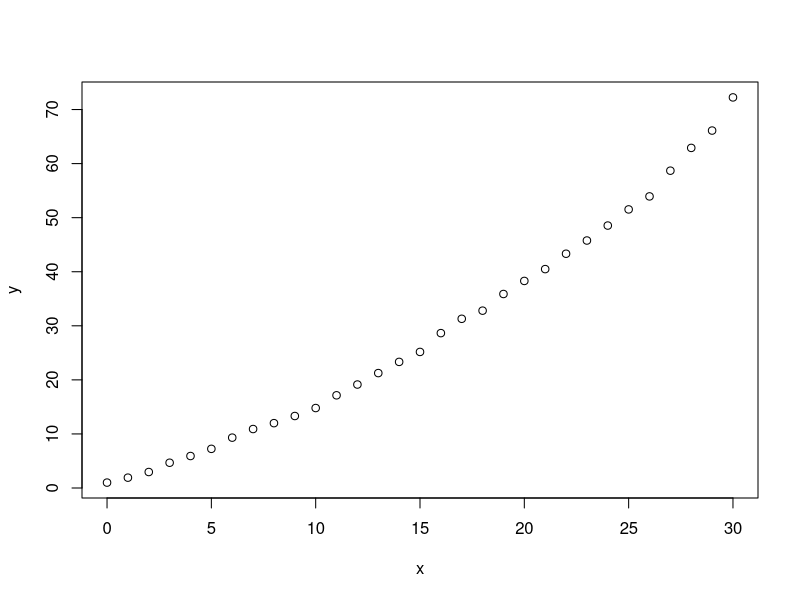
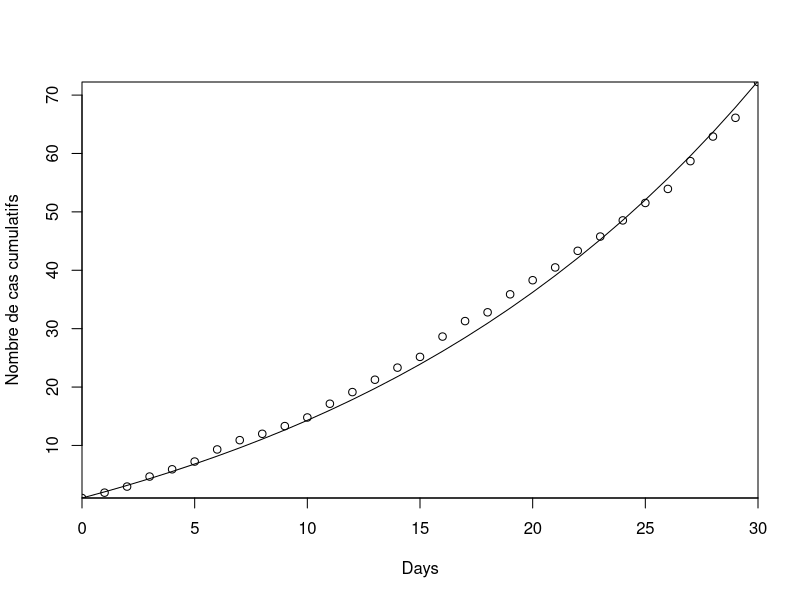
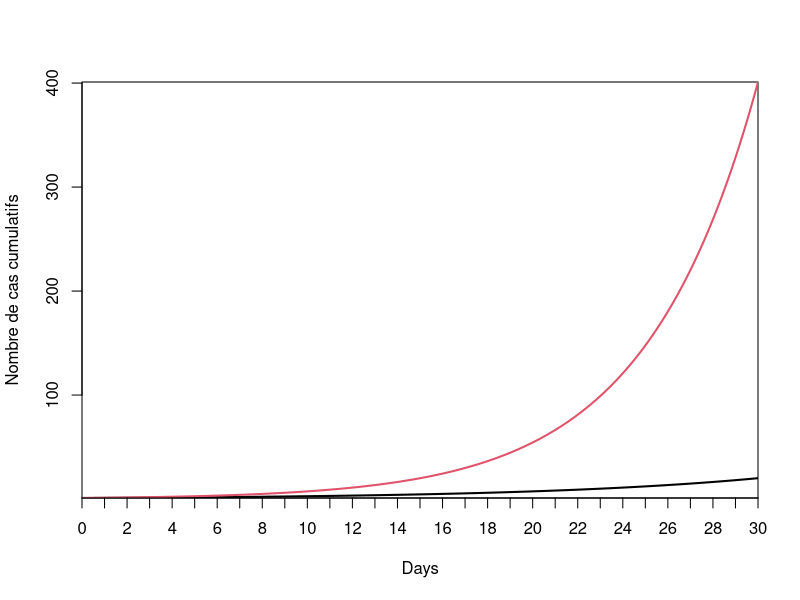
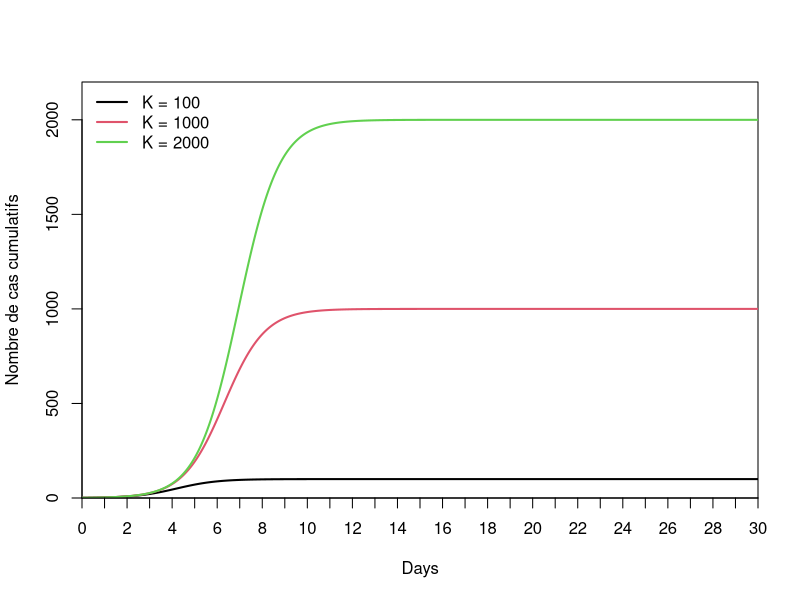
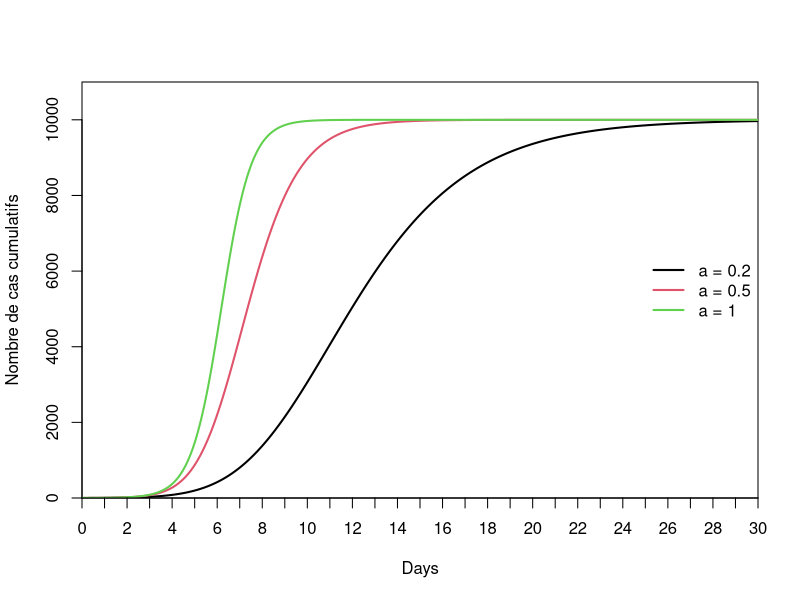
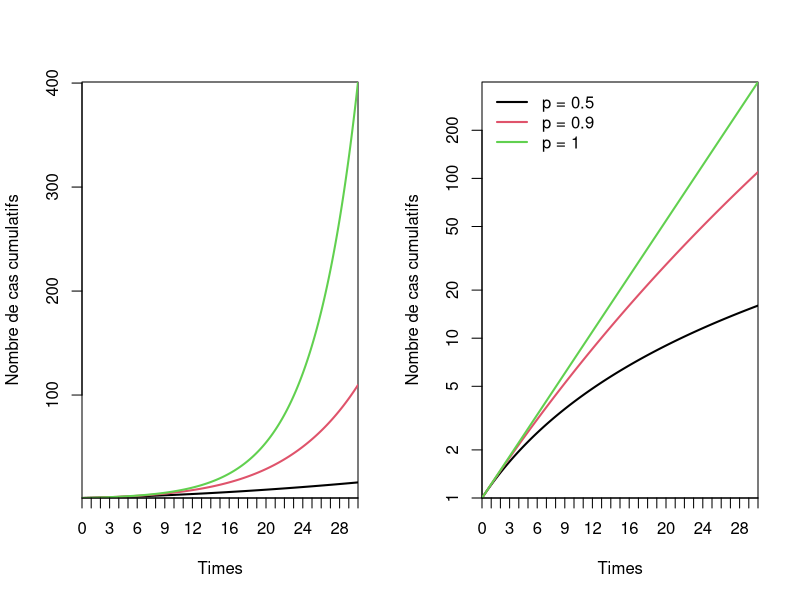
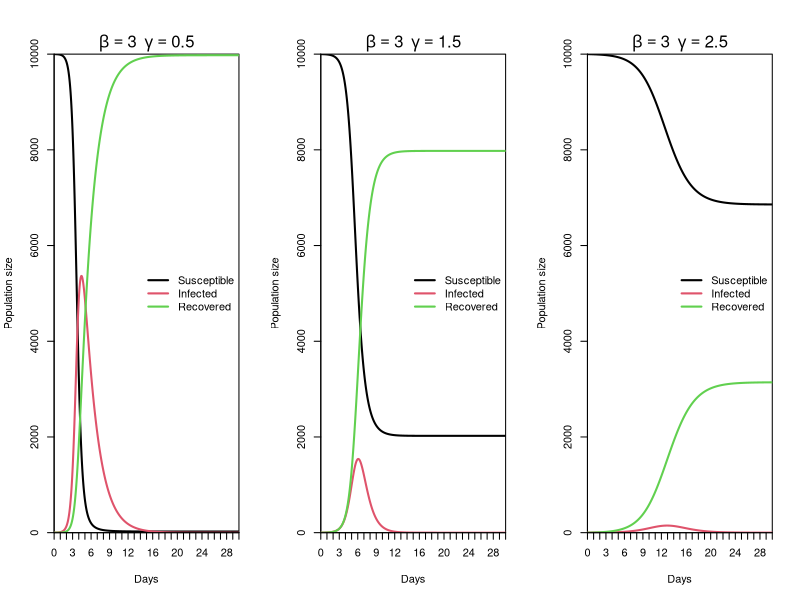
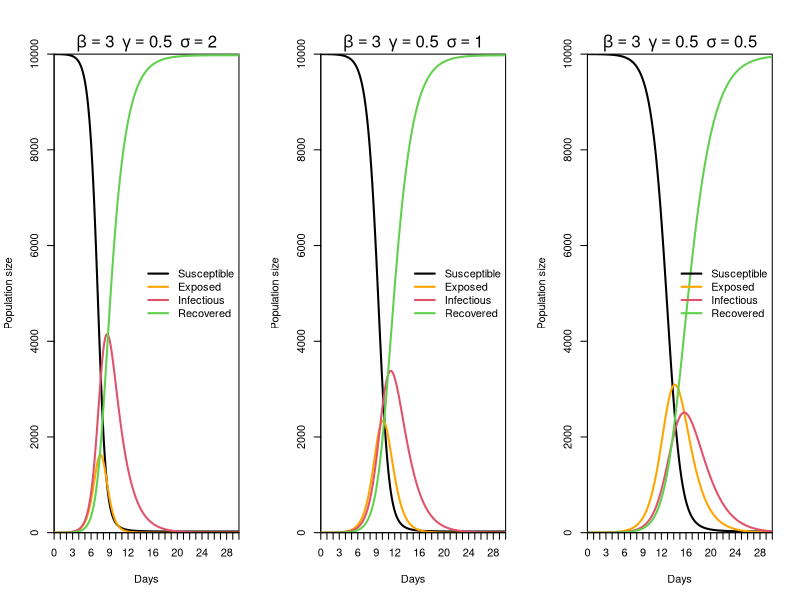

The R source for these figures, in order:
## ---- chunk 1
knitr::opts_chunk$set(echo=TRUE,fig.align="center")
## ---- chunk 2

set.seed(123)
x<-0:30
z<-exp(0.05*(x+c(0,rnorm(length(x)-1,0,5))))
y<-cumsum(z)
plot(x,y)
m<-lm(log(y)~x)
p<-predict(m)
plot(x,y,xlab="Days",ylab="Nombre de cas cumulatifs",xaxs="i",yaxs="i")
lines(x,cumsum(exp(0.05*x)))

## ---- chunk 3
EXP<-function(r,I0=1,days=30,dt=0.01){
	k<-seq(0,days,dt)
	m<-matrix(NA,nrow=length(k),ncol=length(r))
	colnames(m)<-r
	rownames(m)<-k
	m[1,]<-I0
	dN<-function(I){r*I}
	for(i in 2:length(k)){
		 m[i,]<-m[i-1,]+dt*dN(m[i-1,])
	}
	m
}

r<-c(0.1,0.2)
days<-30
dt<-0.01
x<-EXP(r=r,I0=1,days=days,dt=dt)
matplot(x,type="l",xlab="Days",ylab="Nombre de cas cumulatifs",lty=1,lwd=2,xaxs="i",yaxs="i",log="",xaxt="n")
axis(1,at=seq(1,nrow(x),by=1/dt),labels=rownames(x)[seq(1,nrow(x),by=1/dt)])

## ---- chunk 4
RLG<-function(r,a=1,K=c(100,1000,2000),I0=1,dt=0.01,days=30){
	k<-seq(0,days,dt)
	m<-matrix(NA,nrow=length(k),ncol=length(K))
	colnames(m)<-K
	rownames(m)<-k
	m[1,]<-I0
	dI<-function(I){r*I*(1-(I/K)^a)}
	for(i in 2:length(k)){
		m[i,]<-m[i-1,]+dt*dI(m[i-1,])
	}
	m
}

K<-c(100,1000,2000)
dt<-0.01
days<-30
x<-RLG(r=1.1,a=1,K=K,I0=1,dt=dt,days=days)
matplot(x,type="l",xlab="Days",ylab="Nombre de cas cumulatifs",lty=1,lwd=2,xaxs="i",yaxs="i",log="",xaxt="n",ylim=c(0,max(K)*1.1))
axis(1,at=seq(1,nrow(x),by=1/dt),labels=rownames(x)[seq(1,nrow(x),by=1/dt)])
legend("topleft",legend=paste("K =",K),bty="n",col=1:3,lwd=2)
## ---- chunk 5
RLG<-function(r,a,K,I0,dt,days){
	k<-seq(0,days,dt)
	m<-matrix(NA,nrow=length(k),ncol=length(a))
	colnames(m)<-a
	rownames(m)<-k
	m[1,]<-I0
	dI<-function(I){r*I*(1-(I/K)^a)}
	for(i in 2:length(k)){
		m[i,]<-m[i-1,]+dt*dI(m[i-1,])
	}
	m
}

a<-c(0.2,0.5,1)
days<-30
dt<-0.01
x<-RLG(r=1.5,a=a,K=10000,I0=1,dt=dt,days=days)
matplot(x,type="l",xlab="Days",ylab="Nombre de cas cumulatifs",lty=1,lwd=2,xaxs="i",yaxs="i",log="",xaxt="n",ylim=c(0,10000*1.1))
axis(1,at=seq(1,nrow(x),by=1/dt),labels=rownames(x)[seq(1,nrow(x),by=1/dt)])
legend("right",legend=paste("a =",a),bty="n",col=1:3,lwd=2)
## ---- chunk 6
GGM<-function(r,p,I0=1,dt=0.1,days=5){
	k<-seq(0,days,dt)
	m<-matrix(NA,nrow=length(k),ncol=length(p))
	colnames(m)<-p
	rownames(m)<-k
	m[1,]<-I0
	dI<-function(I){r*I^p}
	for(i in 2:length(k)){
		 m[i,]<-m[i-1,]+dt*dI(m[i-1,])
	}
	m
}

p<-c(0.5,0.9,1)
days<-30
dt<-0.01
x<-GGM(r=0.2,p=p,I0=1,dt=dt,days=days)
par(mfrow=c(1,2))
matplot(x,type="l",xlab="Times",ylab="Nombre de cas cumulatifs",lty=1,lwd=2,xaxs="i",yaxs="i",log="",xaxt="n")
axis(1,at=seq(1,nrow(x),by=1/dt),labels=rownames(x)[seq(1,nrow(x),by=1/dt)])
matplot(x,type="l",xlab="Times",ylab="Nombre de cas cumulatifs",lty=1,lwd=2,xaxs="i",yaxs="i",log="y",xaxt="n")
axis(1,at=seq(1,nrow(x),by=1/dt),labels=rownames(x)[seq(1,nrow(x),by=1/dt)])
legend("topleft",legend=paste("p =",p),bty="n",col=1:length(p),lwd=2)
## ---- chunk 7

SIR<-function(S0,I0,beta,gamma,dt,days){
	N0<-S0+I0
	k<-seq(0,days,dt)
	m<-matrix(NA,ncol=3,nrow=length(k))
	colnames(m)<-c("S","I","R")
	rownames(m)<-k
	m[1,]<-c(S0,I0,N0-S0-I0)
	dS<-function(S,I){-beta*I*S/N0}
	dI<-function(S,I){beta*I*S/N0-gamma*I}
	for(i in 2:length(k)){
		S<-m[i-1,1]	
		I<-m[i-1,2]	
		m[i,1]<-S+dt*dS(S,I)
		m[i,2]<-I+dt*dI(S,I)
	}
	m[,3]<-N0-m[,1]-m[,2]
	m
}

beta<-c(3,3,3)
gamma<-c(0.5,1.5,2.5)
days<-30
dt<-0.01

par(mfrow=c(1,3))
l<-lapply(seq_along(beta),function(i){
	 x<-SIR(S0=10^4,I0=1,beta=beta[i],gamma=gamma[i],dt=dt,days=days)
  matplot(x,type="l",xlab="Days",ylab="Population size",lty=1,lwd=2,xaxs="i",yaxs="i",xaxt="n")
  axis(1,at=seq(1,nrow(x),by=1/dt),labels=rownames(x)[seq(1,nrow(x),by=1/dt)])
  mtext(side=3,text=bquote(beta == .(beta[i]) ~~ gamma == .(gamma[i])))
  legend("right",legend=c("Susceptible","Infected","Recovered"),bty="n",col=1:3,lwd=2)
})

## ---- chunk 8

SEIR<-function(S0,I0,beta,gamma,sigma,dt,days){
	N0<-S0+I0
	k<-seq(0,days,dt)
	m<-matrix(NA,ncol=4,nrow=length(k))
	colnames(m)<-c("S","E","I","R")
	rownames(m)<-k
	m[1,]<-c(S0,I0,0,0)
	dS<-function(S,I){-beta*I*S/N0}
	dE<-function(S,I){beta*I*S/N0-sigma*E}
	dI<-function(S,I){sigma*E-gamma*I}
	for(i in 2:length(k)){
		S<-m[i-1,1]	
		E<-m[i-1,2]	
		I<-m[i-1,3]	
		m[i,1]<-S+dt*dS(S,I)
		m[i,2]<-E+dt*dE(S,I)
		m[i,3]<-I+dt*dI(S,I)
	}
	m[,4]<-N0-m[,1]-m[,2]-m[,3]
	m
}

beta<-c(3,3,3)
sigma<-c(2,1,0.5)
gamma<-c(0.5,0.5,0.5)
dt<-0.01
days<-30

par(mfrow=c(1,3))
l<-lapply(seq_along(beta),function(i){
	 x<-SEIR(S0=10^4,I0=1,beta=beta[i],sigma=sigma[i],gamma=gamma[i],dt=dt,days=days)
  cols<-c(1,"orange",2,3)
	 matplot(x,type="l",xlab="Days",ylab="Population size",lty=1,lwd=2,xaxs="i",yaxs="i",col=cols,xaxt="n")
	 axis(1,at=seq(1,nrow(x),by=1/dt),labels=rownames(x)[seq(1,nrow(x),by=1/dt)])
  mtext(side=3,text=bquote(beta == .(beta[i]) ~~ gamma == .(gamma[i])~~ sigma == .(sigma[i]) ))
  legend("right",legend=c("Susceptible","Exposed","Infectious","Recovered"),bty="n",col=cols,lwd=2)
})

## ---- chunk 9

bt<-function(t,beta0,phi,q){beta0*(((1-phi)*exp(-q*t))+phi)}

days<-seq(0,30)
beta0<-c(3,3,3)
phi<-c(0.0,0.5,0.5)
q<-c(0.3,0.3,0.001)

par(mfrow=c(1,3))
l<-lapply(seq_along(beta0),function(i){
	x<-bt(days,beta0[i],q=q[i],phi=phi[i])
	plot(x,type="l",xlab="Days",ylab=expression(beta),lty=1,lwd=2,xaxs="i",yaxs="i",ylim=c(0,max(beta0)))
	mtext(side=3,text=bquote(phi == .(phi[i]) ~~ q == .(q[i])))
})

## ---- chunk 10

SIRb<-function(S0,I0,beta0,gamma,q,phi,dt,days){
	N0<-S0+I0
	k<-seq(0,days,dt)
	m<-matrix(NA,ncol=4,nrow=length(k))
	colnames(m)<-c("S","I","R","beta")
	rownames(m)<-k
	m[1,]<-c(S0,I0,N0-S0-I0,beta0)
	bt<-function(t){beta0*(((1-phi)*exp(-q*t))+phi)}
	dS<-function(b,S,I){-b*I*S/N0}
	dI<-function(b,S,I){b*I*S/N0-gamma*I}
	for(i in 2:length(k)){
		S<-m[i-1,1]	
		I<-m[i-1,2]	
		beta<-bt(i)
		m[i,1]<-S+dt*dS(beta,S,I)
		m[i,2]<-I+dt*dI(beta,S,I)
	}
	m[,3]<-N0-m[,1]-m[,2]
	m
}

beta0<-c(3,3,3)
gamma<-c(1,1,1)
phi<-c(0.1,0.1,0.1)
q<-c(0.0025,0.0015,0.0001)
days<-30
dt<-0.01
phi<-c(0.0,0.5,0.5)
q<-c(0.3,0.3,0.001)


par(mfrow=c(1,3))
l<-lapply(seq_along(beta0),function(i){
	x<-SIRb(S0=10^4,I0=1,beta0=beta0[i],gamma=gamma[i],q=q[i],phi=phi[i],dt=dt,days=days)
	matplot(x,type="l",xlab="Times",ylab="Population size",lty=1,lwd=2,xaxs="i",yaxs="i",xaxt="n")
	axis(1,at=seq(1,nrow(x),by=1/dt),labels=rownames(x)[seq(1,nrow(x),by=1/dt)])
	mtext(side=3,text=bquote(phi == .(phi[i]) ~~ q == .(q[i])))
	legend("right",legend=c("Susceptible","Infected","Recovered"),bty="n",col=1:3,lwd=2)
	x
})


